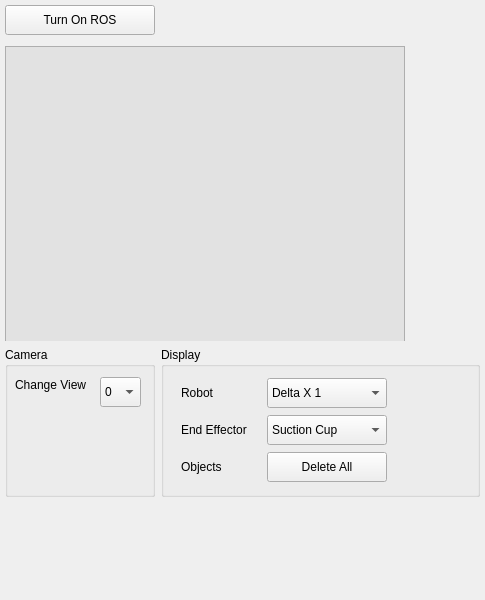
             <widget class="QWidget" name="scrollAreaWidgetContents_4">
              <property name="geometry">
               <rect>
                <x>0</x>
                <y>0</y>
                <width>485</width>
                <height>600</height>
               </rect>
              </property>
              <property name="minimumSize">
               <size>
                <width>0</width>
                <height>600</height>
               </size>
              </property>
              <layout class="QVBoxLayout" name="verticalLayout_24">
               <property name="leftMargin">
                <number>5</number>
               </property>
               <property name="topMargin">
                <number>5</number>
               </property>
               <property name="rightMargin">
                <number>5</number>
               </property>
               <property name="bottomMargin">
                <number>5</number>
               </property>
               <item>
                <widget class="QPushButton" name="pbTurnOnROS">
                 <property name="minimumSize">
                  <size>
                   <width>100</width>
                   <height>30</height>
                  </size>
                 </property>
                 <property name="maximumSize">
                  <size>
                   <width>150</width>
                   <height>16777215</height>
                  </size>
                 </property>
                 <property name="text">
                  <string>Turn On ROS</string>
                 </property>
                </widget>
               </item>
               <item>
                <widget class="QWidget" name="widget" native="true">
                 <property name="minimumSize">
                  <size>
                   <width>400</width>
                   <height>300</height>
                  </size>
                 </property>
                 <property name="styleSheet">
                  <string notr="true"/>
                 </property>
                 <widget class="QFrame" name="frameROS">
                  <property name="geometry">
                   <rect>
                    <x>0</x>
                    <y>5</y>
                    <width>400</width>
                    <height>300</height>
                   </rect>
                  </property>
                  <property name="styleSheet">
                   <string notr="true">background-color: rgb(226, 226, 226);</string>
                  </property>
                  <property name="frameShape">
                   <enum>QFrame::StyledPanel</enum>
                  </property>
                  <property name="frameShadow">
                   <enum>QFrame::Raised</enum>
                  </property>
                 </widget>
                </widget>
               </item>
               <item>
                <layout class="QHBoxLayout" name="horizontalLayout_16">
                 <item>
                  <widget class="QGroupBox" name="groupBox_3">
                   <property name="minimumSize">
                    <size>
                     <width>0</width>
                     <height>124</height>
                    </size>
                   </property>
                   <property name="maximumSize">
                    <size>
                     <width>150</width>
                     <height>16777215</height>
                    </size>
                   </property>
                   <property name="title">
                    <string>Camera</string>
                   </property>
                   <widget class="QComboBox" name="cbROSCameraView">
                    <property name="geometry">
                     <rect>
                      <x>95</x>
                      <y>30</y>
                      <width>41</width>
                      <height>30</height>
                     </rect>
                    </property>
                    <property name="minimumSize">
                     <size>
                      <width>0</width>
                      <height>30</height>
                     </size>
                    </property>
                    <item>
                     <property name="text">
                      <string>0</string>
                     </property>
                    </item>
                    <item>
                     <property name="text">
                      <string>1</string>
                     </property>
                    </item>
                    <item>
                     <property name="text">
                      <string>2</string>
                     </property>
                    </item>
                   </widget>
                   <widget class="QLabel" name="label">
                    <property name="geometry">
                     <rect>
                      <x>10</x>
                      <y>30</y>
                      <width>81</width>
                      <height>16</height>
                     </rect>
                    </property>
                    <property name="text">
                     <string>Change View</string>
                    </property>
                   </widget>
                  </widget>
                 </item>
                 <item>
                  <widget class="QGroupBox" name="groupBox_4">
                   <property name="minimumSize">
                    <size>
                     <width>0</width>
                     <height>150</height>
                    </size>
                   </property>
                   <property name="title">
                    <string>Display</string>
                   </property>
                   <widget class="QWidget" name="layoutWidget">
                    <property name="geometry">
                     <rect>
                      <x>20</x>
                      <y>30</y>
                      <width>206</width>
                      <height>106</height>
                     </rect>
                    </property>
                    <layout class="QGridLayout" name="gridLayout_5">
                     <item row="0" column="0">
                      <widget class="QLabel" name="label_7">
                       <property name="text">
                        <string>Robot</string>
                       </property>
                      </widget>
                     </item>
                     <item row="0" column="1">
                      <widget class="QComboBox" name="cbRobotVersion">
                       <property name="minimumSize">
                        <size>
                         <width>0</width>
                         <height>30</height>
                        </size>
                       </property>
                       <item>
                        <property name="text">
                         <string>Delta X 1</string>
                        </property>
                       </item>
                       <item>
                        <property name="text">
                         <string>Delta X 2</string>
                        </property>
                       </item>
                      </widget>
                     </item>
                     <item row="1" column="0">
                      <widget class="QLabel" name="label_2">
                       <property name="maximumSize">
                        <size>
                         <width>80</width>
                         <height>16777215</height>
                        </size>
                       </property>
                       <property name="text">
                        <string>End Effector</string>
                       </property>
                      </widget>
                     </item>
                     <item row="1" column="1">
                      <widget class="QComboBox" name="cbEndEffector">
                       <property name="minimumSize">
                        <size>
                         <width>0</width>
                         <height>30</height>
                        </size>
                       </property>
                       <property name="maximumSize">
                        <size>
                         <width>120</width>
                         <height>16777215</height>
                        </size>
                       </property>
                       <item>
                        <property name="text">
                         <string>Suction Cup</string>
                        </property>
                       </item>
                       <item>
                        <property name="text">
                         <string>Gripper</string>
                        </property>
                       </item>
                       <item>
                        <property name="text">
                         <string>None</string>
                        </property>
                       </item>
                      </widget>
                     </item>
                     <item row="2" column="0">
                      <widget class="QLabel" name="label_3">
                       <property name="text">
                        <string>Objects</string>
                       </property>
                      </widget>
                     </item>
                     <item row="2" column="1">
                      <widget class="QPushButton" name="btDeleteAllObjects">
                       <property name="minimumSize">
                        <size>
                         <width>0</width>
                         <height>30</height>
                        </size>
                       </property>
                       <property name="toolTip">
                        <string>Update X Position Value</string>
                       </property>
                       <property name="text">
                        <string>Delete All</string>
                       </property>
                      </widget>
                     </item>
                    </layout>
                   </widget>
                  </widget>
                 </item>
                </layout>
               </item>
               <item>
                <spacer name="verticalSpacer_5">
                 <property name="orientation">
                  <enum>Qt::Vertical</enum>
                 </property>
                 <property name="sizeHint" stdset="0">
                  <size>
                   <width>20</width>
                   <height>40</height>
                  </size>
                 </property>
                </spacer>
               </item>
              </layout>
             </widget>
